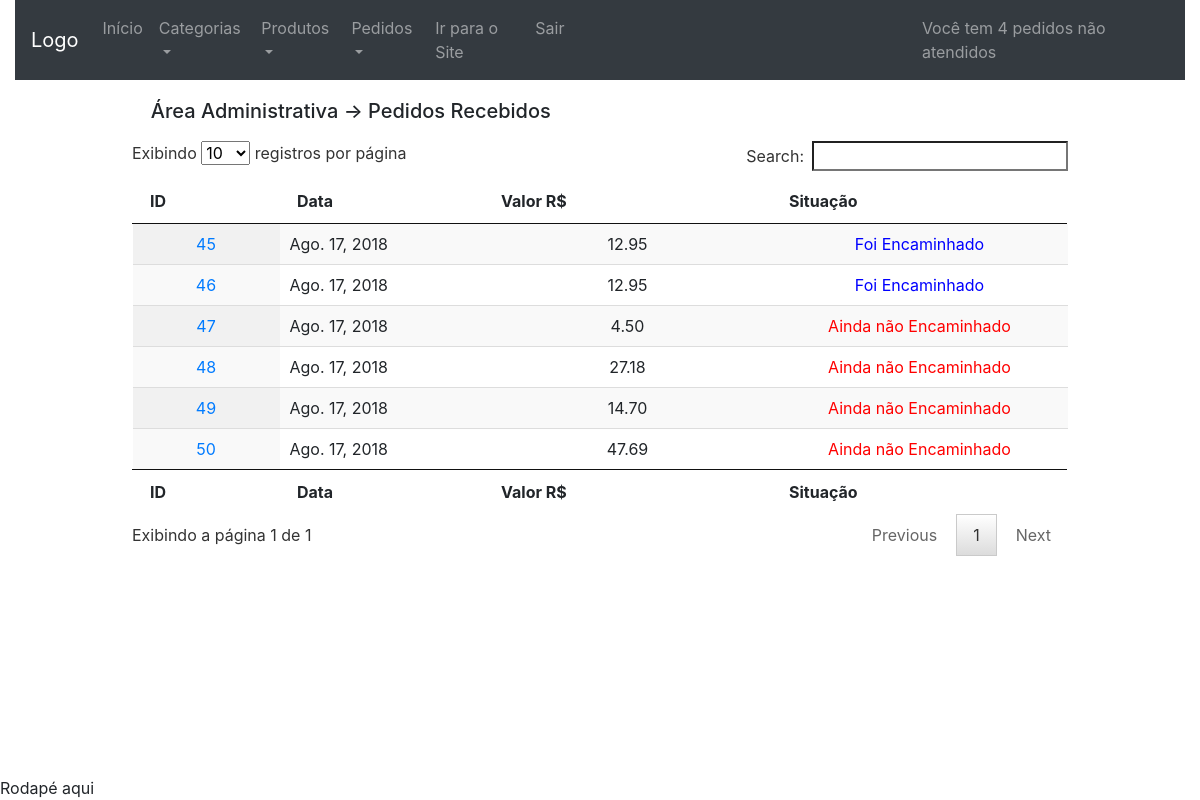
The page /area_administrativa/ (signed in) on the database as committed earlier.
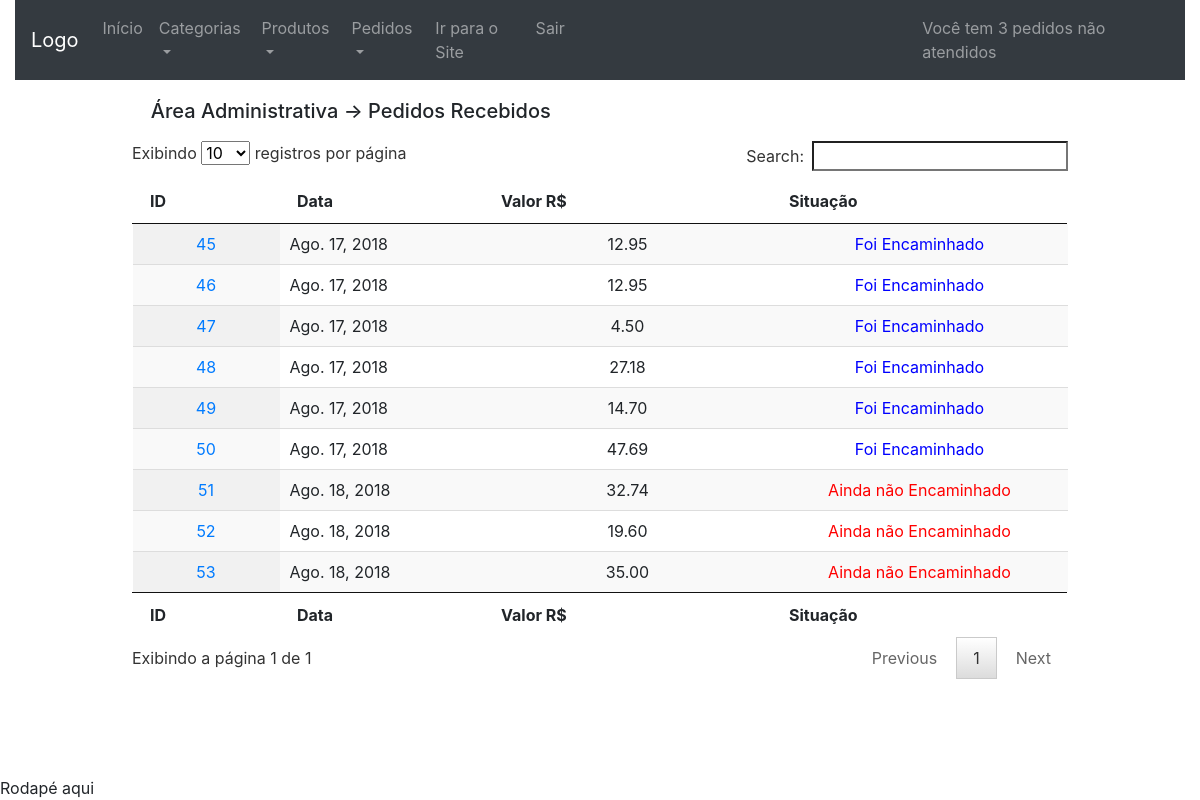
The same page on the database as committed later.
### checkout/models.py (models this page shows, shortened)
class Order(models.Model):
	date = models.DateField(default=date.today, editable=False)
	value = models.DecimalField('Valor R$', max_digits=10,
		decimal_places=2, default=0)
	user = models.ForeignKey(User, on_delete=models.CASCADE,
		null=True, blank=True)
	delivery_address_is_the_same = models.BooleanField(
		verbose_name='Entregar no endereço cadastrado',
		default=True,
		blank=True)
	logradouro = models.CharField('Rua/Avenida', max_length=100,
		null=True, blank=True, default='')
	numero = models.CharField('Número', max_length=100,
		null=True, blank=True, default='')
	cep = models.CharField('CEP', max_length=10, null=True,
		blank=True, default='')
	complemento = models.CharField('Complamento', max_length=100,
		null=True, blank=True, default='')
	bairro = models.CharField('Bairro', max_length=100, null=True,
		blank=True, default='')
	cidade = models.CharField('Cidade', max_length=100, null=True,
		blank=True, default='')
	estado = models.CharField('Estado', max_length=100, null=True,
		blank=True, default='')
	transaction_id = models.CharField('ID da transação', max_length=100,
		null=True, blank=True)
	status_order = models.CharField('Status do Pedido', max_length=10,
		choices=STATUS_ORDER, default='A')
	status_pg = models.CharField('Status PagSeguro', max_length=10,
		choices=STATUS_PAGSEGURO, null=True, blank=True)
	sended = models.BooleanField(
		verbose_name='Enviado',
		default=False,
		blank=True)
	forwarded = models.BooleanField(
		verbose_name='Encaminhado',
		default=False,
		blank=True)
	class Meta:
		verbose_name = 'Pedido'
		verbose_name_plural = 'Pedidos'
		ordering = ['date']
	objects = models.Manager() # The default manager.
	orderManager = OrderManager()
	@staticmethod
	def getNoForwardeds(ordersSendeds):
		total = 0
		for order in ordersSendeds:
			if order.forwarded == False:
				total = total + 1
		return total

### dashboard_admin/views.py (the view)
# urls.py: path('', views.index, name='index'),
@login_required
def index(request):
	ordersSendeds = noForwardedsInfo(request)
	user = User.objects.get(id=request.user.id)
	context = {
		'orders': ordersSendeds,
	}
	if user.is_staff:
		return render(request, 'dashboard_admin/index.html',
			context)
	else:
		return HttpResponse('Acesso não permitido!')

### dashboard_admin/templatetags/da_tags.py (called while the page is built)
@register.simple_tag
def forwarded(value):
	if value:
		return 'Foi Encaminhado'
	else:
		return 'Ainda não Encaminhado'

### dashboard_admin/views.py (called while the page is built)
def noForwardedsInfo(request):
	ordersSendeds = Order.objects.filter(sended=True)
	request.session['no_forwarded'] = Order.getNoForwardeds(ordersSendeds)
	return ordersSendeds

### dashboard_admin/templates/dashboard_admin/index.html (shortened to what this page needs)
{% extends 'dashboard_admin/base.html' %}
{% load widget_tweaks %}
{% load da_tags %}
{% block conteudo %}
<div class="panel panel-default table-two-column panel-large">
	{% block dashboard_title %}
	<div class="panel-heading" style="margin: 2%;">
		<h5>Área Administrativa -> Pedidos Recebidos </h5>
	</div>
	{% endblock %}
	<div class="panel-body">
		<table id="table" class="display" cellspacing="0"
		        width="100%">
		    <thead>
		      <tr>
		        <th>ID</th>
		        <th>Data</th>
		        <th>Valor R$</th>
		        <th>Situação</th>
		      </tr>
		    </thead>
		    <tfoot>
		      <tr>
		      	<th>ID</th>
		        <th>Data</th>
		        <th>Valor R$</th>
		        <th>Situação</th>
		      </tr>
		    </tfoot>
		    <tbody>
				{% for order in orders %}
				<tr>
					<td style="text-align: center;">
						<a href="{% url 'dashboard_admin:order_datail' order.id %}"
						title="Detalhes">
					  	{{ order.id }}
						</a>
					</td>
					<td>
						{{ order.date }}
					</td>
					<td style="text-align: center;">
						{{ order.value }}
					</td>
					<td style="text-align: center;
					{% if order.forwarded %}
						color: blue
					{% else %}
						color: red
					 {% endif %} ">
						{% forwarded order.forwarded %}
					</td>
				</tr>
				{% endfor %}
		    </tbody>
		</table>
	</div>
</div>
{% endblock %}

### dashboard_admin/templates/dashboard_admin/base.html (shortened to what this page needs)
{% load static %}
<!DOCTYPE html>
<html lang="pt-br">
<head>
	<link rel="stylesheet"
	href="{% static 'dashboard_admin/css/bootstrap.min.css' %}">
	<link rel="stylesheet" type="text/css"
	href="{% static 'dashboard_admin/css/extra.css' %}">
	<link href="{% static 'dashboard_admin/css/fontello.css' %}"
	rel="stylesheet" style="text.css">
	<link rel="stylesheet"
	href="{% static 'dashboard_admin/media/css/jquery.dataTables.css' %}">
</head>
<body onload="JavaScript:timedRefresh(60000);">
	<div class="container-fluid">
	{% block menu %}
	<nav class="navbar navbar-expand-sm bg-dark navbar-dark">
		<a class="navbar-brand" href="#">Logo</a>
		<ul class="navbar-nav">
			<li class="nav-item">
				<a class="nav-link" href="{% url 'dashboard_admin:index' %}">
					Início
				</a>
			</li>
			<li class="nav-item dropdown">
				<a class="nav-link dropdown-toggle" href="#" id="navbardrop"
				data-toggle="dropdown">
				Categorias
				</a>
			</li>
			<li class="nav-item dropdown">
				<a class="nav-link dropdown-toggle" href="#" id="navbardrop"
				data-toggle="dropdown">
				Produtos
				</a>
			</li>
			<li class="nav-item dropdown">
				<a class="nav-link dropdown-toggle" href="#" id="navbardrop"
				data-toggle="dropdown">
				Pedidos
				</a>
			</li>
			<li class="nav-item">
				<a class="nav-link" href="{% url 'core:index' %}">
					Ir para o Site
				</a>
			</li>
			<li class="nav-item">
				<a class="nav-link" href="{% url 'logout' %}">Sair</a>
			</li>
		</ul>
		{% if request.session.no_forwarded %}
		<ul class="navbar-nav" style="margin-left: 30%">
			<li class="nav-item">
				<a class="nav-link"
				href="{% url 'dashboard_admin:no_forwarded' %}">
					Você tem
					{{ request.session.no_forwarded }} pedido{% if request.session.no_forwarded > 1 %}s{% endif %}
					não atendido{% if request.session.no_forwarded > 1 %}s{% endif %}
				</a>
			</li>
		</ul>
		{% endif %}
	</nav>
	{% endblock %}
	{% block conteudo %}{% endblock %}
	{% block rodape %}
	<footer class="fixed-bottom">
		Rodapé aqui
	</footer>
	{% endblock %}
	</div>
</body>
</html>

### dashboard_admin/static/dashboard_admin/css/extra.css (style rules this page uses)
.panel-large { width: 80%; margin: auto; }

Rows that differ between the two databases and show on the page:
changed Order id 47: forwarded "Ainda não Encaminhado" → "Foi Encaminhado"
changed Order id 48: forwarded "Ainda não Encaminhado" → "Foi Encaminhado"
changed Order id 49: forwarded "Ainda não Encaminhado" → "Foi Encaminhado"
changed Order id 50: forwarded "Ainda não Encaminhado" → "Foi Encaminhado"
added Order: id "51", date "Ago. 18, 2018", value "32.74", forwarded "Ainda não Encaminhado"
added Order: id "52", date "Ago. 18, 2018", value "19.60", forwarded "Ainda não Encaminhado"
added Order: id "53", date "Ago. 18, 2018", value "35.00", forwarded "Ainda não Encaminhado"
Other text that changed with them:
{{ request.session.no_forwarded }}: "4" → "3"
